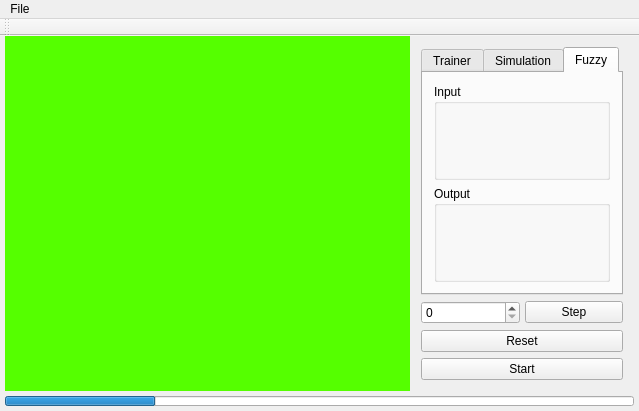
<?xml version="1.0" encoding="UTF-8"?>
<ui version="4.0">
 <class>MainWindow</class>
 <widget class="QMainWindow" name="MainWindow">
  <property name="geometry">
   <rect>
    <x>0</x>
    <y>0</y>
    <width>639</width>
    <height>411</height>
   </rect>
  </property>
  <property name="windowTitle">
   <string>MainWindow</string>
  </property>
  <widget class="QWidget" name="centralWidget">
   <layout class="QVBoxLayout" name="verticalLayout_2">
    <property name="spacing">
     <number>0</number>
    </property>
    <property name="leftMargin">
     <number>5</number>
    </property>
    <property name="topMargin">
     <number>0</number>
    </property>
    <property name="rightMargin">
     <number>5</number>
    </property>
    <property name="bottomMargin">
     <number>0</number>
    </property>
    <item>
     <widget class="QWidget" name="widget_2" native="true">
      <layout class="QHBoxLayout" name="horizontalLayout_2">
       <property name="spacing">
        <number>0</number>
       </property>
       <property name="leftMargin">
        <number>0</number>
       </property>
       <property name="topMargin">
        <number>0</number>
       </property>
       <property name="rightMargin">
        <number>0</number>
       </property>
       <property name="bottomMargin">
        <number>0</number>
       </property>
       <item>
        <widget class="Simulador" name="simuladorWidget" native="true">
         <property name="sizePolicy">
          <sizepolicy hsizetype="Expanding" vsizetype="Preferred">
           <horstretch>0</horstretch>
           <verstretch>0</verstretch>
          </sizepolicy>
         </property>
         <property name="styleSheet">
          <string notr="true">border-color: rgb(255, 128, 0);
background-color: rgb(85, 255, 0);
</string>
         </property>
        </widget>
       </item>
       <item>
        <widget class="QWidget" name="widget_3" native="true">
         <layout class="QVBoxLayout" name="verticalLayout">
          <item>
           <widget class="QTabWidget" name="tabWidget">
            <property name="sizePolicy">
             <sizepolicy hsizetype="Preferred" vsizetype="Expanding">
              <horstretch>0</horstretch>
              <verstretch>0</verstretch>
             </sizepolicy>
            </property>
            <property name="currentIndex">
             <number>2</number>
            </property>
            <widget class="QWidget" name="tab">
             <attribute name="title">
              <string>Trainer</string>
             </attribute>
             <widget class="QPushButton" name="pushButtonStartTraining">
              <property name="geometry">
               <rect>
                <x>30</x>
                <y>100</y>
                <width>99</width>
                <height>27</height>
               </rect>
              </property>
              <property name="text">
               <string>Start Training</string>
              </property>
             </widget>
            </widget>
            <widget class="QWidget" name="tab_simulation">
             <attribute name="title">
              <string>Simulation</string>
             </attribute>
             <layout class="QHBoxLayout" name="horizontalLayout_4">
              <item>
               <widget class="QWidget" name="widget_6" native="true">
                <layout class="QVBoxLayout" name="verticalLayout_3">
                 <property name="spacing">
                  <number>0</number>
                 </property>
                 <property name="leftMargin">
                  <number>0</number>
                 </property>
                 <property name="topMargin">
                  <number>0</number>
                 </property>
                 <property name="rightMargin">
                  <number>0</number>
                 </property>
                 <property name="bottomMargin">
                  <number>0</number>
                 </property>
                 <item>
                  <widget class="QWidget" name="widget_5" native="true">
                   <layout class="QHBoxLayout" name="horizontalLayout_3">
                    <property name="spacing">
                     <number>5</number>
                    </property>
                    <property name="leftMargin">
                     <number>0</number>
                    </property>
                    <property name="topMargin">
                     <number>0</number>
                    </property>
                    <property name="rightMargin">
                     <number>0</number>
                    </property>
                    <property name="bottomMargin">
                     <number>0</number>
                    </property>
                    <item>
                     <widget class="QLabel" name="label">
                      <property name="text">
                       <string>Loop sleep us:</string>
                      </property>
                     </widget>
                    </item>
                    <item>
                     <widget class="QSpinBox" name="spinBoxLoopSleepUs">
                      <property name="maximum">
                       <number>1000</number>
                      </property>
                      <property name="value">
                       <number>1</number>
                      </property>
                     </widget>
                    </item>
                   </layout>
                  </widget>
                 </item>
                 <item>
                  <widget class="QSlider" name="horizontalSliderLoopSleepUs">
                   <property name="maximum">
                    <number>1000</number>
                   </property>
                   <property name="value">
                    <number>1</number>
                   </property>
                   <property name="orientation">
                    <enum>Qt::Horizontal</enum>
                   </property>
                  </widget>
                 </item>
                 <item>
                  <widget class="QWidget" name="widget" native="true">
                   <layout class="QFormLayout" name="formLayout">
                    <property name="horizontalSpacing">
                     <number>5</number>
                    </property>
                    <property name="verticalSpacing">
                     <number>0</number>
                    </property>
                    <property name="leftMargin">
                     <number>0</number>
                    </property>
                    <property name="topMargin">
                     <number>0</number>
                    </property>
                    <property name="rightMargin">
                     <number>0</number>
                    </property>
                    <property name="bottomMargin">
                     <number>0</number>
                    </property>
                    <item row="0" column="0">
                     <widget class="QLabel" name="label_2">
                      <property name="text">
                       <string>Refresco Hz:</string>
                      </property>
                     </widget>
                    </item>
                    <item row="0" column="1">
                     <widget class="QSpinBox" name="spinBoxRefrescoHz">
                      <property name="value">
                       <number>30</number>
                      </property>
                     </widget>
                    </item>
                   </layout>
                  </widget>
                 </item>
                 <item>
                  <widget class="QSlider" name="horizontalSliderRefrescoHz">
                   <property name="value">
                    <number>30</number>
                   </property>
                   <property name="orientation">
                    <enum>Qt::Horizontal</enum>
                   </property>
                  </widget>
                 </item>
                 <item>
                  <spacer name="verticalSpacer">
                   <property name="orientation">
                    <enum>Qt::Vertical</enum>
                   </property>
                   <property name="sizeHint" stdset="0">
                    <size>
                     <width>20</width>
                     <height>40</height>
                    </size>
                   </property>
                  </spacer>
                 </item>
                </layout>
               </widget>
              </item>
             </layout>
            </widget>
            <widget class="QWidget" name="tab_2">
             <attribute name="title">
              <string>Fuzzy</string>
             </attribute>
             <layout class="QVBoxLayout" name="verticalLayout_4">
              <item>
               <widget class="QGroupBox" name="groupBox_2">
                <property name="title">
                 <string>Input</string>
                </property>
                <layout class="QVBoxLayout" name="verticalLayout_5">
                 <item>
                  <widget class="PlotFuzzy" name="widgetInput" native="true"/>
                 </item>
                </layout>
               </widget>
              </item>
              <item>
               <widget class="QGroupBox" name="groupBox">
                <property name="title">
                 <string>Output</string>
                </property>
                <layout class="QVBoxLayout" name="verticalLayout_6">
                 <item>
                  <widget class="PlotFuzzy" name="widgetOutput" native="true">
                   <zorder>groupBox</zorder>
                  </widget>
                 </item>
                </layout>
               </widget>
              </item>
             </layout>
            </widget>
           </widget>
          </item>
          <item>
           <widget class="QWidget" name="widget_7" native="true">
            <layout class="QHBoxLayout" name="horizontalLayout_5">
             <property name="spacing">
              <number>5</number>
             </property>
             <property name="leftMargin">
              <number>0</number>
             </property>
             <property name="topMargin">
              <number>0</number>
             </property>
             <property name="rightMargin">
              <number>0</number>
             </property>
             <property name="bottomMargin">
              <number>0</number>
             </property>
             <item>
              <widget class="QSpinBox" name="spinBoxSteps">
               <property name="maximum">
                <number>1999</number>
               </property>
              </widget>
             </item>
             <item>
              <widget class="QPushButton" name="pushButtonStep">
               <property name="text">
                <string>Step</string>
               </property>
              </widget>
             </item>
            </layout>
           </widget>
          </item>
          <item>
           <widget class="QPushButton" name="pushButtonReset">
            <property name="text">
             <string>Reset</string>
            </property>
           </widget>
          </item>
          <item>
           <widget class="QPushButton" name="pushButtonStart">
            <property name="text">
             <string>Start</string>
            </property>
           </widget>
          </item>
         </layout>
        </widget>
       </item>
      </layout>
     </widget>
    </item>
    <item>
     <widget class="QWidget" name="widget_4" native="true">
      <layout class="QHBoxLayout" name="horizontalLayout">
       <property name="spacing">
        <number>0</number>
       </property>
       <property name="leftMargin">
        <number>0</number>
       </property>
       <property name="topMargin">
        <number>5</number>
       </property>
       <property name="rightMargin">
        <number>0</number>
       </property>
       <property name="bottomMargin">
        <number>5</number>
       </property>
       <item>
        <widget class="QProgressBar" name="progressBar">
         <property name="maximumSize">
          <size>
           <width>16777215</width>
           <height>10</height>
          </size>
         </property>
         <property name="value">
          <number>24</number>
         </property>
         <property name="textVisible">
          <bool>false</bool>
         </property>
         <property name="invertedAppearance">
          <bool>false</bool>
         </property>
         <property name="format">
          <string>%p%</string>
         </property>
        </widget>
       </item>
      </layout>
     </widget>
    </item>
   </layout>
  </widget>
  <widget class="QMenuBar" name="menuBar">
   <property name="geometry">
    <rect>
     <x>0</x>
     <y>0</y>
     <width>639</width>
     <height>25</height>
    </rect>
   </property>
   <widget class="QMenu" name="menuFile">
    <property name="title">
     <string>File</string>
    </property>
    <addaction name="actionLoad"/>
    <addaction name="actionSave"/>
    <addaction name="actionSave_As"/>
    <addaction name="actionExit"/>
   </widget>
   <addaction name="menuFile"/>
  </widget>
  <widget class="QToolBar" name="mainToolBar">
   <attribute name="toolBarArea">
    <enum>TopToolBarArea</enum>
   </attribute>
   <attribute name="toolBarBreak">
    <bool>false</bool>
   </attribute>
  </widget>
  <action name="actionLoad">
   <property name="text">
    <string>Open</string>
   </property>
  </action>
  <action name="actionSave">
   <property name="text">
    <string>Save</string>
   </property>
  </action>
  <action name="actionSave_As">
   <property name="text">
    <string>Save As</string>
   </property>
  </action>
  <action name="actionExit">
   <property name="text">
    <string>Exit</string>
   </property>
  </action>
 </widget>
 <layoutdefault spacing="6" margin="11"/>
 <customwidgets>
  <customwidget>
   <class>Simulador</class>
   <extends>QWidget</extends>
   <header>simulador.h</header>
   <container>1</container>
  </customwidget>
  <customwidget>
   <class>PlotFuzzy</class>
   <extends>QWidget</extends>
   <header>plotfuzzy.h</header>
   <container>1</container>
  </customwidget>
 </customwidgets>
 <resources/>
 <connections>
  <connection>
   <sender>horizontalSliderLoopSleepUs</sender>
   <signal>valueChanged(int)</signal>
   <receiver>spinBoxLoopSleepUs</receiver>
   <slot>setValue(int)</slot>
   <hints>
    <hint type="sourcelabel">
     <x>613</x>
     <y>142</y>
    </hint>
    <hint type="destinationlabel">
     <x>613</x>
     <y>113</y>
    </hint>
   </hints>
  </connection>
  <connection>
   <sender>spinBoxLoopSleepUs</sender>
   <signal>valueChanged(int)</signal>
   <receiver>horizontalSliderLoopSleepUs</receiver>
   <slot>setValue(int)</slot>
   <hints>
    <hint type="sourcelabel">
     <x>613</x>
     <y>113</y>
    </hint>
    <hint type="destinationlabel">
     <x>613</x>
     <y>142</y>
    </hint>
   </hints>
  </connection>
  <connection>
   <sender>spinBoxRefrescoHz</sender>
   <signal>valueChanged(int)</signal>
   <receiver>horizontalSliderRefrescoHz</receiver>
   <slot>setValue(int)</slot>
   <hints>
    <hint type="sourcelabel">
     <x>569</x>
     <y>163</y>
    </hint>
    <hint type="destinationlabel">
     <x>557</x>
     <y>182</y>
    </hint>
   </hints>
  </connection>
  <connection>
   <sender>horizontalSliderRefrescoHz</sender>
   <signal>valueChanged(int)</signal>
   <receiver>spinBoxRefrescoHz</receiver>
   <slot>setValue(int)</slot>
   <hints>
    <hint type="sourcelabel">
     <x>529</x>
     <y>176</y>
    </hint>
    <hint type="destinationlabel">
     <x>555</x>
     <y>159</y>
    </hint>
   </hints>
  </connection>
 </connections>
</ui>
